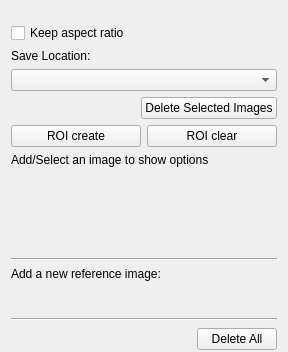
<?xml version="1.0" encoding="UTF-8"?>
<ui version="4.0">
 <author>
    SPDX-FileCopyrightText: none
    SPDX-License-Identifier: GPL-3.0-or-later
  </author>
 <class>WdgToolOptions</class>
 <widget class="QWidget" name="WdgToolOptions">
  <property name="geometry">
   <rect>
    <x>0</x>
    <y>0</y>
    <width>288</width>
    <height>352</height>
   </rect>
  </property>
  <property name="sizePolicy">
   <sizepolicy hsizetype="Preferred" vsizetype="Preferred">
    <horstretch>0</horstretch>
    <verstretch>0</verstretch>
   </sizepolicy>
  </property>
  <layout class="QVBoxLayout" name="verticalLayout">
   <property name="spacing">
    <number>6</number>
   </property>
   <property name="bottomMargin">
    <number>0</number>
   </property>
   <item>
    <widget class="KisShapePropertySlider" name="opacitySlider" native="true"/>
   </item>
   <item>
    <widget class="KisShapePropertySlider" name="saturationSlider" native="true"/>
   </item>
   <item>
    <widget class="QCheckBox" name="chkKeepAspectRatio">
     <property name="text">
      <string>Keep aspect ratio</string>
     </property>
    </widget>
   </item>
   <item>
    <widget class="QLabel" name="saveLocationLabel">
     <property name="text">
      <string>Save Location:</string>
     </property>
    </widget>
   </item>
   <item>
    <widget class="QComboBox" name="referenceImageLocationCombobox"/>
   </item>


   <item>
    <layout class="QHBoxLayout" name="horizontalLayout3">
     <property name="spacing">
      <number>0</number>
     </property>

     <item>
      <spacer name="horizontalSpacer">
       <property name="orientation">
        <enum>Qt::Horizontal</enum>
       </property>
       <property name="sizeHint" stdset="0">
        <size>
         <width>20</width>
         <height>20</height>
        </size>
       </property>
      </spacer>
     </item>
     <item>
      <widget class="QPushButton" name="bnDeleteSelectedImages">
       <property name="text">
        <string>Delete Selected Images</string>
       </property>
       <property name="sizePolicy">
          <sizepolicy hsizetype="Fixed" vsizetype="Fixed">
           <horstretch>0</horstretch>
           <verstretch>0</verstretch>
          </sizepolicy>
         </property>
      </widget>
     </item>
    </layout>
   </item>
   <item>
    <layout class="QHBoxLayout" name="roiLayout">
     <item>
      <widget class="QPushButton" name="bnRoiCreate">
       <property name="text">
        <string>ROI create</string>
       </property>
      </widget>
     </item>
     <item>
      <widget class="QPushButton" name="bnRoiClear">
       <property name="text">
        <string>ROI clear</string>
       </property>
      </widget>
     </item>
    </layout>
   </item>



   <item>
    <widget class="QLabel" name="referenceImageOptionsLabel">
     <property name="text">
      <string>Add/Select an image to show options</string>
     </property>
     <property name="wordWrap">
      <bool>true</bool>
     </property>
    </widget>
   </item>
   <item>
    <spacer name="verticalSpacer">
     <property name="orientation">
      <enum>Qt::Vertical</enum>
     </property>
     <property name="sizeType">
      <enum>QSizePolicy::MinimumExpanding</enum>
     </property>
     <property name="sizeHint" stdset="0">
      <size>
       <width>20</width>
       <height>20</height>
      </size>
     </property>
    </spacer>
   </item>
   <item>
    <widget class="Line" name="line">
     <property name="orientation">
      <enum>Qt::Horizontal</enum>
     </property>
    </widget>
   </item>
   
   <item>
    <widget class="QLabel" name="label">
     <property name="text">
      <string>Add a new reference image:</string>
     </property>
    </widget>
   </item>
   <item>
    <layout class="QHBoxLayout" name="horizontalLayout1">
     <property name="spacing">
      <number>0</number>
     </property>
     <item>
      <widget class="QToolButton" name="bnAddReferenceImage">
       <property name="sizePolicy">
        <sizepolicy hsizetype="Minimum" vsizetype="Fixed">
         <horstretch>0</horstretch>
         <verstretch>0</verstretch>
        </sizepolicy>
       </property>
       <property name="text">
        <string/>
       </property>
       <property name="iconSize">
        <size>
         <width>18</width>
         <height>18</height>
        </size>
       </property>
       <property name="autoRaise">
        <bool>true</bool>
       </property>
      </widget>
     </item>
     <item>
      <widget class="QToolButton" name="bnPasteReferenceImage">
       <property name="sizePolicy">
        <sizepolicy hsizetype="Minimum" vsizetype="Fixed">
         <horstretch>0</horstretch>
         <verstretch>0</verstretch>
        </sizepolicy>
       </property>
       <property name="text">
        <string/>
       </property>
       <property name="iconSize">
        <size>
         <width>18</width>
         <height>18</height>
        </size>
       </property>
       <property name="autoRaise">
        <bool>true</bool>
       </property>
      </widget>
     </item>
     <item>
      <widget class="QToolButton" name="bnAddReferenceImageFromCurrentLayer">
       <property name="sizePolicy">
        <sizepolicy hsizetype="Minimum" vsizetype="Fixed">
         <horstretch>0</horstretch>
         <verstretch>0</verstretch>
        </sizepolicy>
       </property>
       <property name="text">
        <string/>
       </property>
       <property name="iconSize">
        <size>
         <width>18</width>
         <height>18</height>
        </size>
       </property>
       <property name="autoRaise">
        <bool>true</bool>
       </property>
      </widget>
     </item>
     
     <item>
      <widget class="QToolButton" name="bnAddReferenceImageFromVisible">
       <property name="sizePolicy">
        <sizepolicy hsizetype="Minimum" vsizetype="Fixed">
         <horstretch>0</horstretch>
         <verstretch>0</verstretch>
        </sizepolicy>
       </property>
       <property name="text">
        <string/>
       </property>
       <property name="iconSize">
        <size>
         <width>18</width>
         <height>18</height>
        </size>
       </property>
       <property name="autoRaise">
        <bool>true</bool>
       </property>
      </widget>
     </item>
     
     <item>
      <spacer name="horizontalSpacer_2">
       <property name="orientation">
        <enum>Qt::Horizontal</enum>
       </property>
       <property name="sizeHint" stdset="0">
        <size>
         <width>40</width>
         <height>20</height>
        </size>
       </property>
      </spacer>
     </item>
     
    </layout>
   </item>
   
   <item>
    <widget class="Line" name="line">
     <property name="orientation">
      <enum>Qt::Horizontal</enum>
     </property>
    </widget>
   </item>
   <!--item>
    <widget class="QLabel" name="label1">
     <property name="text">
      <string>Other options:</string>
     </property>
    </widget>
   </item-->
   
   
   <item>
    <layout class="QHBoxLayout" name="horizontalLayout2">
     <property name="spacing">
      <number>0</number>
     </property>
     
     <!--item>
      <spacer name="horizontalSpacer">
       <property name="orientation">
        <enum>Qt::Horizontal</enum>
       </property>
       <property name="sizeHint" stdset="0">
        <size>
         <width>20</width>
         <height>20</height>
        </size>
       </property>
      </spacer>
     </item-->
     
     
     <item>
      <widget class="QToolButton" name="bnLoad">
       <property name="sizePolicy">
        <sizepolicy hsizetype="Minimum" vsizetype="Fixed">
         <horstretch>0</horstretch>
         <verstretch>0</verstretch>
        </sizepolicy>
       </property>
       <property name="text">
        <string/>
       </property>
       <property name="iconSize">
        <size>
         <width>18</width>
         <height>18</height>
        </size>
       </property>
       <property name="autoRaise">
        <bool>true</bool>
       </property>
      </widget>
     </item>
     <item>
      <widget class="QToolButton" name="bnSave">
       <property name="sizePolicy">
        <sizepolicy hsizetype="Minimum" vsizetype="Fixed">
         <horstretch>0</horstretch>
         <verstretch>0</verstretch>
        </sizepolicy>
       </property>
       <property name="text">
        <string/>
       </property>
       <property name="iconSize">
        <size>
         <width>18</width>
         <height>18</height>
        </size>
       </property>
       <property name="autoRaise">
        <bool>true</bool>
       </property>
      </widget>
     </item>
     <item>
      <spacer name="horizontalSpacer_2">
       <property name="orientation">
        <enum>Qt::Horizontal</enum>
       </property>
       <property name="sizeHint" stdset="0">
        <size>
         <width>40</width>
         <height>20</height>
        </size>
       </property>
      </spacer>
     </item>
     <item>
      <widget class="QPushButton" name="bnDelete">
       <property name="sizePolicy">
        <sizepolicy hsizetype="Minimum" vsizetype="Fixed">
         <horstretch>0</horstretch>
         <verstretch>0</verstretch>
        </sizepolicy>
       </property>
       <property name="minimumSize">
        <size>
         <width>0</width>
         <height>0</height>
        </size>
       </property>
       <property name="text">
        <string>Delete All</string>
       </property>
       <property name="iconSize">
        <size>
         <width>18</width>
         <height>18</height>
        </size>
       </property>
       <property name="flat">
        <bool>false</bool>
       </property>
      </widget>
     </item>
    </layout>
   </item>
  </layout>
 </widget>
 <customwidgets>
  <customwidget>
   <class>KisShapePropertySlider</class>
   <extends>QWidget</extends>
   <header>KisSelectionPropertySlider.h</header>
   <container>1</container>
  </customwidget>
 </customwidgets>
 <resources/>
 <connections/>
</ui>
